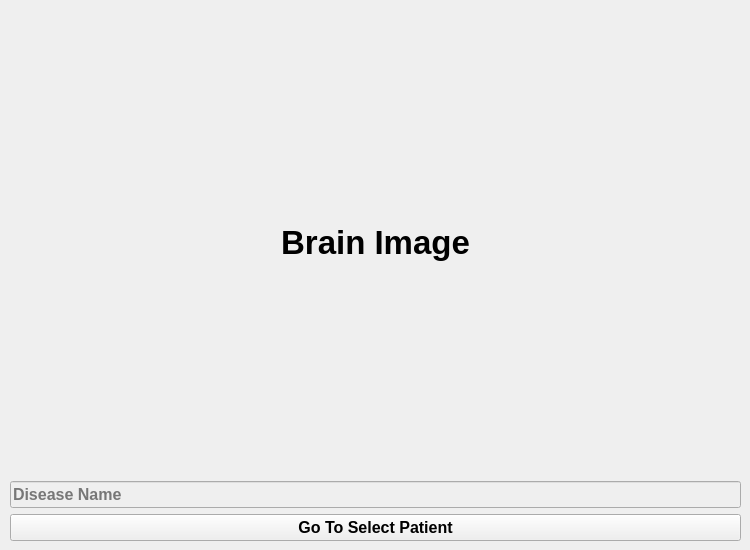
     <widget class="QWidget" name="analyzedTab_2">
      <attribute name="title">
       <string>Analyzed</string>
      </attribute>
      <widget class="QWidget" name="layoutWidget_12">
       <property name="geometry">
        <rect>
         <x>10</x>
         <y>10</y>
         <width>731</width>
         <height>531</height>
        </rect>
       </property>
       <layout class="QVBoxLayout" name="verticalLayout_6">
        <item>
         <widget class="QLabel" name="brainImage_2">
          <property name="font">
           <font>
            <family>Arial</family>
            <pointsize>25</pointsize>
            <weight>75</weight>
            <bold>true</bold>
           </font>
          </property>
          <property name="layoutDirection">
           <enum>Qt::LeftToRight</enum>
          </property>
          <property name="autoFillBackground">
           <bool>true</bool>
          </property>
          <property name="text">
           <string>Brain Image</string>
          </property>
          <property name="alignment">
           <set>Qt::AlignCenter</set>
          </property>
         </widget>
        </item>
        <item>
         <widget class="QLineEdit" name="brainDiseaseName">
          <property name="enabled">
           <bool>false</bool>
          </property>
          <property name="font">
           <font>
            <family>Arial</family>
            <pointsize>12</pointsize>
            <weight>75</weight>
            <bold>true</bold>
           </font>
          </property>
          <property name="placeholderText">
           <string>Disease Name</string>
          </property>
         </widget>
        </item>
        <item>
         <widget class="QPushButton" name="selectPatientB">
          <property name="font">
           <font>
            <family>Arial</family>
            <pointsize>12</pointsize>
            <weight>75</weight>
            <bold>true</bold>
           </font>
          </property>
          <property name="cursor">
           <cursorShape>PointingHandCursor</cursorShape>
          </property>
          <property name="text">
           <string>Go To Select Patient</string>
          </property>
         </widget>
        </item>
       </layout>
      </widget>
     </widget>
